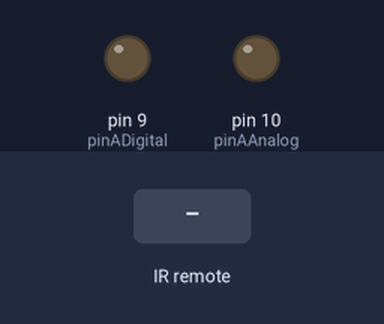
Recording of a sketch running on a simulated Arduino Uno, built with avr-gcc and run on an emulated ATmega328P. Parts: output pins drawn as LEDs (lit = HIGH). The test bench sets the inputs (shaded band).

Above: at 1.2 s.
1.3 s: infrared code 0xFF629D received
At 2.0 s:
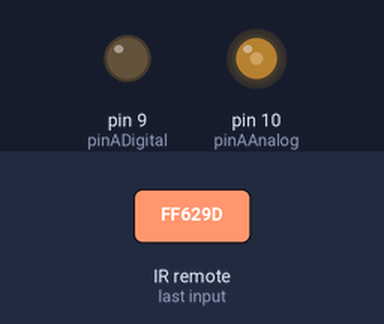
2.8 s: infrared code 0xFFA857 received
At 3.1 s:
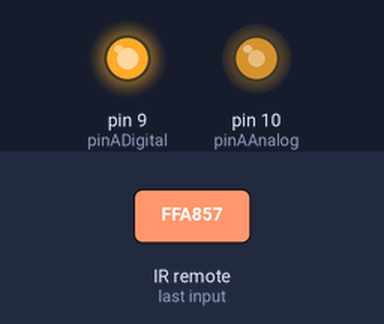
4.3 s: infrared code 0xFF02FD received
At 5.5 s:
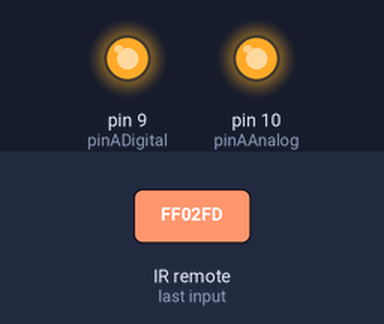
Timing chart, 0 to 7.3 s (numbered marks = the images above; inputs shaded):
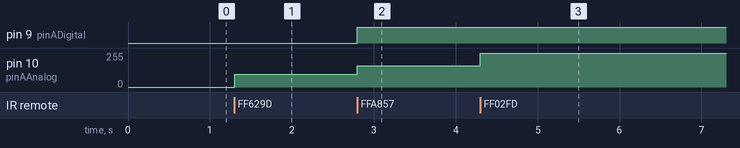

The sketch:

blink1.ino
```cpp
#include <IRremote.h>
#include <IRremoteInt.h>

int RECV_PIN = 11; //define input pin on Arduino
IRrecv irrecv(RECV_PIN);
decode_results results;

signed long speedA = 0;
signed int dirA   = 1;

const unsigned int pinADigital = 9;
const unsigned int pinAAnalog = 10;

const unsigned int STEP = 16;
const unsigned int MIN  = 0x5F;
const unsigned int MAX  = 0xFF;

const unsigned long UP = 0xff629d;
const unsigned long DOWN = 0xffa857;
const unsigned long OK = 0xff02fd;
const unsigned long KEEP = 0xffffffff;

int oldDelta=0;

void setup()
{
  Serial.begin(9600);
  irrecv.enableIRIn(); // Start the receiver
  pinMode(pinADigital, OUTPUT);
  pinMode(pinAAnalog, OUTPUT);
  analogWrite(pinADigital, 0);
  analogWrite(pinAAnalog, 0);
}

void loop() {
  int delta = 0;
  int keep = 1;

  if (irrecv.decode(&results)) {
    // ff629d = UP
    // ffa857 = down
    // ff22dd = left
    // ffc23d = right
    // ff02fd = OK

    switch(results.value){
      case OK:
        delta = 0;
        //Serial.println("oldDelta=0");
        oldDelta=0;
        keep = 0;
        break;

      case UP:
        delta = 1;
        oldDelta=delta;
        keep = 1;
        break;

      case DOWN:
        delta = -1;
        oldDelta=delta;
        keep = 1;
        break;
      case KEEP:
        //Serial.print("KEEP");Serial.println(oldDelta, DEC);
        delta = oldDelta;
        break;
      default:
        Serial.println(results.value, HEX);
        delta = 0;
        keep = 1;

    }


    //Serial.print(" dirA = ");Serial.print(dirA, DEC);Serial.print(" speedA = ");Serial.print(speedA, HEX); Serial.print(" keep = ");Serial.print(keep);Serial.print(" delta=");Serial.print(delta);
    //Serial.println();
    if(delta != 0){
      oldDelta = delta;
    }

    speedA = (signed long)speedA*(signed long)keep + (signed long)delta*(signed long)STEP*(signed long)dirA;
    //Serial.print(" new speedA = ");Serial.print(speedA, HEX);
    //Serial.println();

    if(speedA > MAX){
      speedA = MAX;
    }
    if(speedA < MIN && delta != 0){
      dirA = delta;
      speedA = MIN;
    }
    if(speedA < 0){
      speedA = -speedA;
      dirA = -dirA;
    }
    if(0 < speedA && speedA < MIN){
      speedA = MIN;
    }
    //Serial.print(" dirA = ");Serial.print(dirA, DEC);Serial.print(" speedA = ");Serial.println(speedA, HEX);

    if(dirA > 0){
      analogWrite(pinAAnalog, speedA);
      digitalWrite(pinADigital, LOW);
    }
    else{
      analogWrite(pinAAnalog, 0xff-speedA);
      digitalWrite(pinADigital, HIGH);
    }

    irrecv.resume(); // Receive the next value
  }
}
```

Measured:
- after the input at 1.3 s, pin 10 (pinAAnalog): 0/255 → 95/255 at once
- after the input at 2.8 s, pin 9 (pinADigital): LOW → HIGH at once; pin 10 (pinAAnalog): 95/255 → 160/255 at once
- after the input at 4.3 s, pin 10 (pinAAnalog): 160/255 → 255/255 at once
